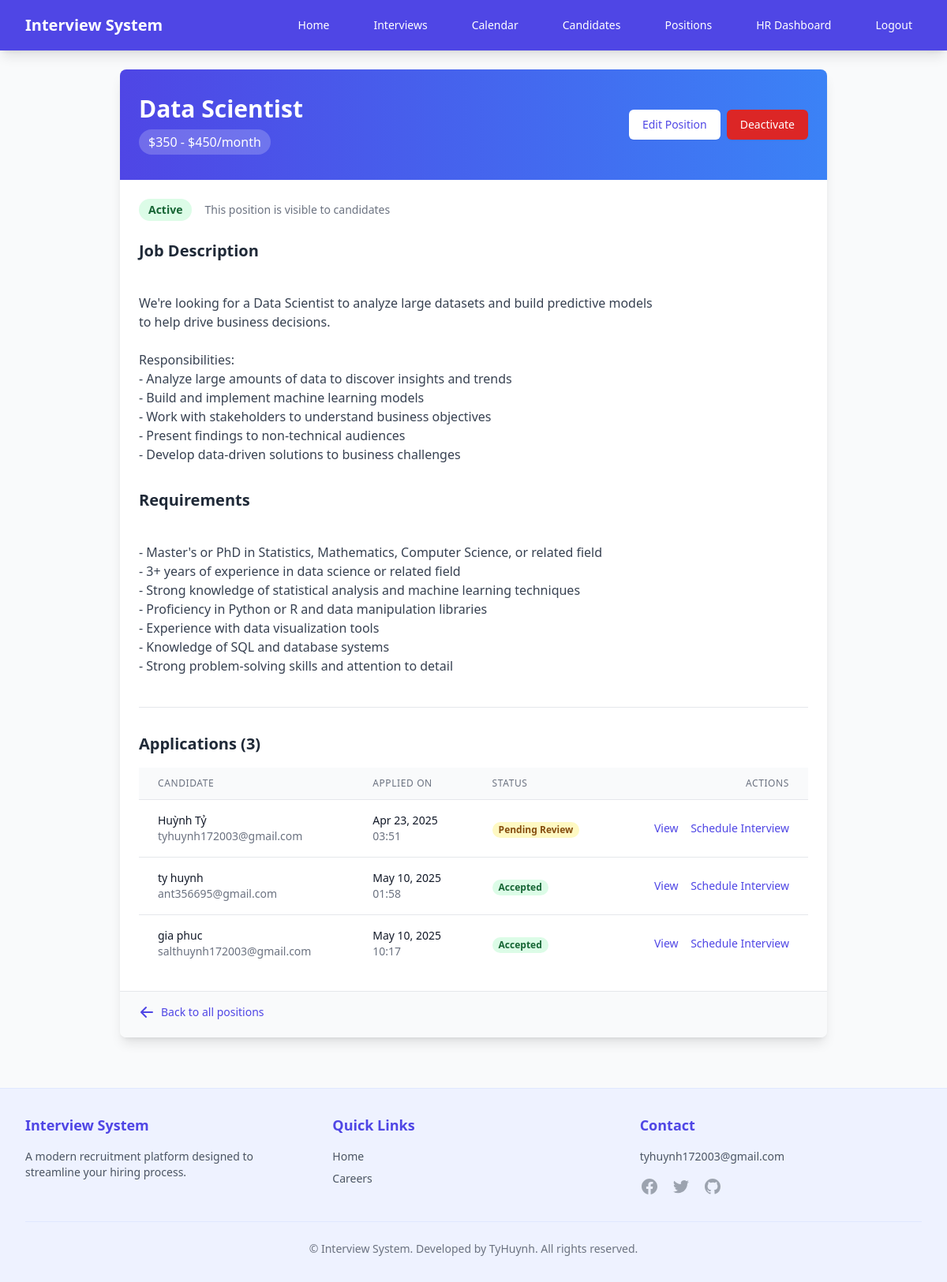
/positions/4/ (signed in), run on the app's committed database.
### recruitment/models.py (models this page shows, shortened)
class Position(models.Model):
    title = models.CharField(max_length=100)
    description = models.TextField()
    requirements = models.TextField()
    salary_range = models.CharField(max_length=100, blank=True, null=True)  # Thêm trường lương
    department = models.CharField(max_length=100, blank=True, null=True)  # Thêm phòng ban
    is_active = models.BooleanField(default=True)
    EMPLOYMENT_TYPES = [
        ('full_time', 'Full-time'),
        ('part_time', 'Part-time'),
        ('contract', 'Contract'),
        ('temporary', 'Temporary'),
        ('internship', 'Internship'),
        ('remote', 'Remote'),
    ]
    employment_type = models.CharField(
        max_length=20,
        choices=EMPLOYMENT_TYPES,
        default='full_time',
        verbose_name='Employment Type'
    )

class Application(models.Model):
    STATUS_CHOICES = [
        ('pending', 'Pending Review'),
        ('reviewing', 'Under Review'),
        ('interview', 'Interview Scheduled'),
        ('accepted', 'Accepted'),
        ('rejected', 'Rejected'),
    ]
    candidate = models.ForeignKey(Candidate, on_delete=models.CASCADE, related_name='applications')
    position = models.ForeignKey(Position, on_delete=models.CASCADE, related_name='applications')
    cover_letter = models.TextField(blank=True)
    resume = models.FileField(upload_to='resumes/', blank=True, null=True)
    created_at = models.DateTimeField(auto_now_add=True)
    updated_at = models.DateTimeField(auto_now=True)
    status = models.CharField(max_length=20, choices=STATUS_CHOICES, default='pending')

class Candidate(models.Model):
    user = models.OneToOneField(User, on_delete=models.CASCADE, null=True, blank=True)
    name = models.CharField(max_length=100)
    email = models.EmailField(unique=True)
    phone = models.CharField(max_length=20)
    resume = models.FileField(upload_to='resumes/', null=True, blank=True)
    created_at = models.DateTimeField(auto_now_add=True)

### recruitment/views.py (the view)
# urls.py: path('positions/<int:pk>/', views.position_detail, name='position_detail'),
@login_required
@staff_member_required
def position_detail(request, pk):
    position = get_object_or_404(Position, pk=pk)
    applications = Application.objects.filter(position=position)
    return render(request, 'recruitment/position_detail.html', {
        'position': position,
        'applications': applications,
    })

### templates/recruitment/position_detail.html (shortened to what this page needs)
{% extends 'base.html' %}
{% block content %}
<div class="max-w-4xl mx-auto bg-white shadow-lg rounded-lg overflow-hidden">
    <div class="px-6 py-8 bg-gradient-to-r from-indigo-600 to-blue-500 flex justify-between items-center">
        <div>
            <h1 class="text-3xl font-bold text-white">{{ position.title }}</h1>
            {% if position.salary_range %}
                <div class="mt-2 inline-block px-3 py-1 bg-white bg-opacity-20 rounded-full">
                    <span class="text-white font-medium">{{ position.salary_range }}</span>
                </div>
            {% endif %}
        </div>
        <div class="flex space-x-2">
            <a href="{% url 'recruitment:position_edit' position.id %}" class="inline-flex items-center px-4 py-2 border border-transparent text-sm font-medium rounded-md shadow-sm text-indigo-600 bg-white hover:bg-indigo-50 focus:outline-none focus:ring-2 focus:ring-offset-2 focus:ring-indigo-500">
                Edit Position
            </a>
            <a href="{% url 'recruitment:position_toggle' position.id %}" class="inline-flex items-center px-4 py-2 border border-transparent text-sm font-medium rounded-md shadow-sm text-white bg-{% if position.is_active %}red{% else %}green{% endif %}-600 hover:bg-{% if position.is_active %}red{% else %}green{% endif %}-700 focus:outline-none focus:ring-2 focus:ring-offset-2 focus:ring-{% if position.is_active %}red{% else %}green{% endif %}-500">
                {% if position.is_active %}Deactivate{% else %}Activate{% endif %}
            </a>
        </div>
    </div>
    <div class="p-6">
        <div class="mb-6 flex items-center">
            <span class="px-3 py-1 inline-flex text-sm leading-5 font-semibold rounded-full {% if position.is_active %}bg-green-100 text-green-800{% else %}bg-red-100 text-red-800{% endif %}">
                {% if position.is_active %}Active{% else %}Inactive{% endif %}
            </span>
            <span class="ml-4 text-sm text-gray-500">
                {% if position.is_active %}
                    This position is visible to candidates
                {% else %}
                    This position is hidden from candidates
                {% endif %}
            </span>
        </div>
        <div class="mb-8">
            <h2 class="text-xl font-bold text-gray-800 mb-4">Job Description</h2>
            <div class="prose max-w-none text-gray-700">
                {{ position.description|linebreaks }}
            </div>
        </div>
        <div class="mb-8">
            <h2 class="text-xl font-bold text-gray-800 mb-4">Requirements</h2>
            <div class="prose max-w-none text-gray-700">
                {{ position.requirements|linebreaks }}
            </div>
        </div>
        <div class="mt-10 pt-8 border-t border-gray-200">
            <h2 class="text-xl font-bold text-gray-800 mb-4">Applications ({{ applications.count }})</h2>
            {% if applications %}
                <div class="overflow-x-auto">
                    <table class="min-w-full divide-y divide-gray-200">
                        <thead class="bg-gray-50">
                            <tr>
                                <th scope="col" class="px-6 py-3 text-left text-xs font-medium text-gray-500 uppercase tracking-wider">
                                    Candidate
                                </th>
                                <th scope="col" class="px-6 py-3 text-left text-xs font-medium text-gray-500 uppercase tracking-wider">
                                    Applied On
                                </th>
                                <th scope="col" class="px-6 py-3 text-left text-xs font-medium text-gray-500 uppercase tracking-wider">
                                    Status
                                </th>
                                <th scope="col" class="px-6 py-3 text-right text-xs font-medium text-gray-500 uppercase tracking-wider">
                                    Actions
                                </th>
                            </tr>
                        </thead>
                        <tbody class="bg-white divide-y divide-gray-200">
                            {% for application in applications %}
                                <tr>
                                    <td class="px-6 py-4 whitespace-nowrap">
                                        <div class="flex items-center">
                                            <div>
                                                <div class="text-sm font-medium text-gray-900">
                                                    {{ application.candidate.name }}
                                                </div>
                                                <div class="text-sm text-gray-500">
                                                    {{ application.candidate.email }}
                                                </div>
                                            </div>
                                        </div>
                                    </td>
                                    <td class="px-6 py-4 whitespace-nowrap">
                                        <div class="text-sm text-gray-900">{{ application.created_at|date:"M d, Y" }}</div>
                                        <div class="text-sm text-gray-500">{{ application.created_at|time:"H:i" }}</div>
                                    </td>
                                    <td class="px-6 py-4 whitespace-nowrap">
                                        <span class="px-2 inline-flex text-xs leading-5 font-semibold rounded-full
                                            {% if application.status == 'pending' %}bg-yellow-100 text-yellow-800
                                            {% elif application.status == 'reviewed' %}bg-blue-100 text-blue-800
                                            {% elif application.status == 'interviewing' %}bg-purple-100 text-purple-800
                                            {% elif application.status == 'accepted' %}bg-green-100 text-green-800
                                            {% elif application.status == 'rejected' %}bg-red-100 text-red-800
                                            {% endif %}">
                                            {{ application.get_status_display }}
                                        </span>
                                    </td>
                                    <td class="px-6 py-4 whitespace-nowrap text-right text-sm font-medium">
                                        <a href="#" class="text-indigo-600 hover:text-indigo-900 mr-3">View</a>
                                        <a href="#" class="text-indigo-600 hover:text-indigo-900">Schedule Interview</a>
                                    </td>
                                </tr>
                            {% endfor %}
                        </tbody>
                    </table>
                </div>
            {% else %}
                <div class="bg-gray-50 p-4 rounded-md text-center">
                    <p class="text-gray-500">No applications have been received for this position yet.</p>
                </div>
            {% endif %}
        </div>
    </div>
    <div class="px-6 py-4 bg-gray-50 border-t border-gray-200">
        <a href="{% url 'recruitment:position_list' %}" class="inline-flex items-center text-sm font-medium text-indigo-600 hover:text-indigo-500">
            <svg class="mr-2 h-5 w-5" xmlns="http://www.w3.org/2000/svg" viewBox="0 0 20 20" fill="currentColor">
                <path fill-rule="evenodd" d="M9.707 16.707a1 1 0 01-1.414 0l-6-6a1 1 0 010-1.414l6-6a1 1 0 011.414 1.414L5.414 9H17a1 1 0 110 2H5.414l4.293 4.293a1 1 0 010 1.414z" clip-rule="evenodd" />
            </svg>
            Back to all positions
        </a>
    </div>
</div>
{% endblock %}

### data on the page
Position: title "Data Scientist", salary_range "$350 - $450/month", description "We're looking for a Data Scientist to analyze large datasets and build predictive models to help drive business decisions. Responsibilities: - Analyze large amounts of data to discover insights and trends - Build and implement machine learning models - Work with stakeholders to understand business objectives - Present findings to non-technical audiences - Develop data-driven solutions to business challenges", requirements "- Master's or PhD in Statistics, Mathematics, Computer Science, or related field - 3+ years of experience in data science or related field - Strong knowledge of statistical analysis and machine learning techniques - Proficiency in Python or R and data manipulation libraries - Experience with data visualization tools - Knowledge of SQL and database systems - Strong problem-solving skills and attention to detail"
Application: candidate.name "Huỳnh Tỷ", candidate.email "tyhuynh172003@gmail.com", created_at "Apr 23, 2025", created_at "03:51", status "Pending Review"
Application: candidate.name "ty huynh", candidate.email "ant356695@gmail.com", created_at "May 10, 2025", created_at "01:58", status "Accepted"
Application: candidate.name "gia phuc", candidate.email "salthuynh172003@gmail.com", created_at "May 10, 2025", created_at "10:17", status "Accepted"

### other printed values
{{ applications.count }} "3"
